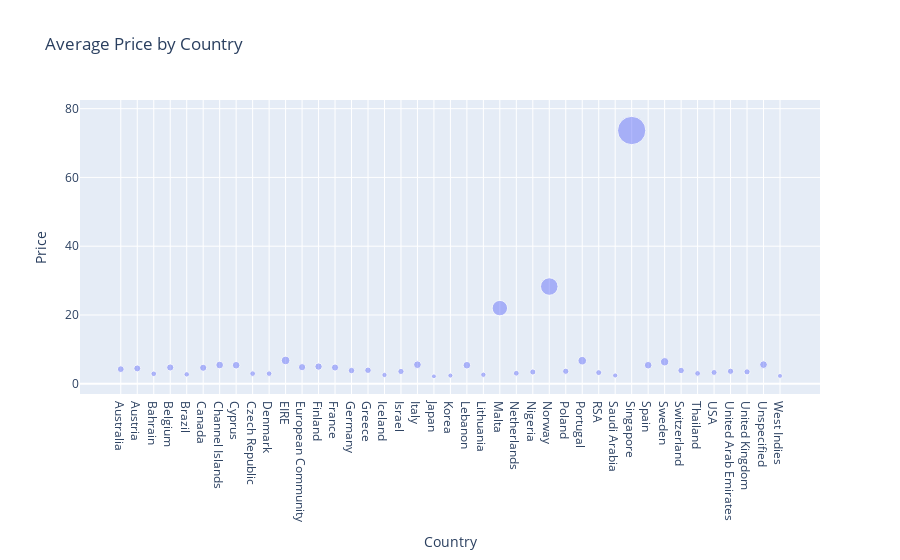

The notebook cell this image was saved under:
### Code cell
px.scatter(data.iloc[:, [5, 7]].groupby(["Country"]).mean(), 
           y = "Price", size = "Price", title = "Average Price by Country", opacity = 0.48)

### Figure 1 — Plotly figure (JSON) as saved in the notebook; plotly's stock layout.template omitted (floating-point values rounded to 4 significant figures)
{"data": [{"hovertemplate": "Country=%{x}<br>Price=%{marker.size}<extra></extra>", "legendgroup": "", "marker": {"color": "#636efa", "opacity": 0.48, "size": [4.24, 4.461, 2.89, 4.728, 2.727, 4.641, 5.443, 5.386, 2.938, 2.935, 6.772, 4.82, 4.99, 4.714, 3.834, 3.923, 2.546, 3.571, 5.528, 2.163, 2.385, 5.388, 2.616, 21.99, 3.047, 3.416, 28.27, 3.627, 6.701, 3.232, 2.411, 73.65, 5.39, 6.391, 3.853, 3.0, 3.282, 3.623, 3.459, 5.555, 2.274], "sizemode": "area", "sizeref": 0.1841, "symbol": "circle"}, "mode": "markers", "name": "", "orientation": "v", "showlegend": false, "type": "scatter", "x": ["Australia", "Austria", "Bahrain", "Belgium", "Brazil", "Canada", "Channel Islands", "Cyprus", "Czech Republic", "Denmark", "EIRE", "European Community", "Finland", "France", "Germany", "Greece", "Iceland", "Israel", "Italy", "Japan", "Korea", "Lebanon", "Lithuania", "Malta", "Netherlands", "Nigeria", "Norway", "Poland", "Portugal", "RSA", "Saudi Arabia", "Singapore", "Spain", "Sweden", "Switzerland", "Thailand", "USA", "United Arab Emirates", "United Kingdom", "Unspecified", "West Indies"], "xaxis": "x", "y": [4.24, 4.461, 2.89, 4.728, 2.727, 4.641, 5.443, 5.386, 2.938, 2.935, 6.772, 4.82, 4.99, 4.714, 3.834, 3.923, 2.546, 3.571, 5.528, 2.163, 2.385, 5.388, 2.616, 21.99, 3.047, 3.416, 28.27, 3.627, 6.701, 3.232, 2.411, 73.65, 5.39, 6.391, 3.853, 3.0, 3.282, 3.623, 3.459, 5.555, 2.274], "yaxis": "y"}], "layout": {"legend": {"itemsizing": "constant", "tracegroupgap": 0}, "title": {"text": "Average Price by Country"}, "xaxis": {"anchor": "y", "domain": [0, 1], "title": {"text": "Country"}}, "yaxis": {"anchor": "x", "domain": [0, 1], "title": {"text": "Price"}}}}
